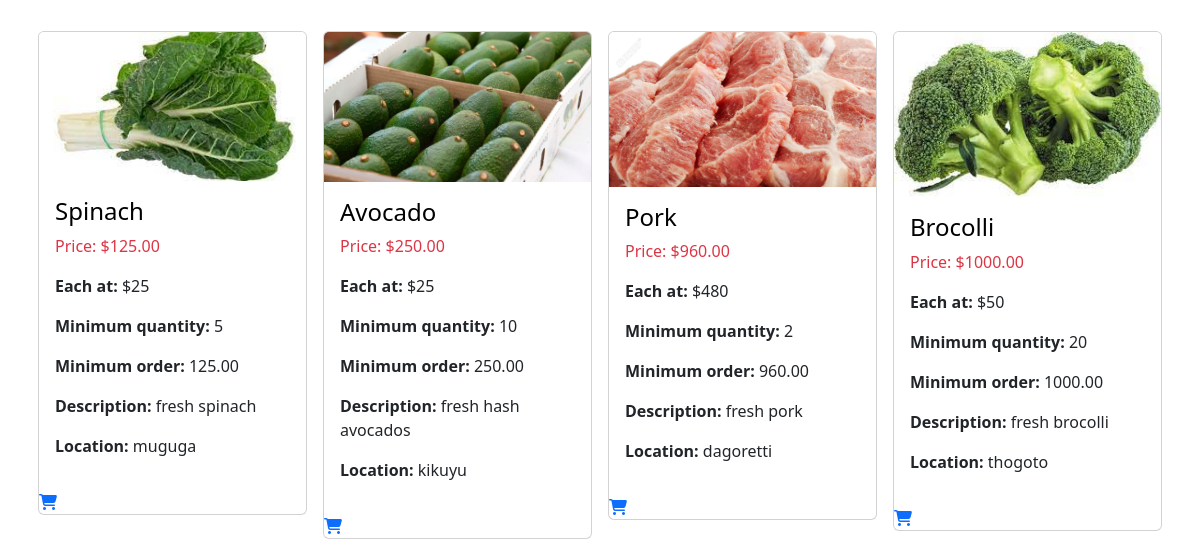
Page /product_search/ (lower part) on the earlier database version.
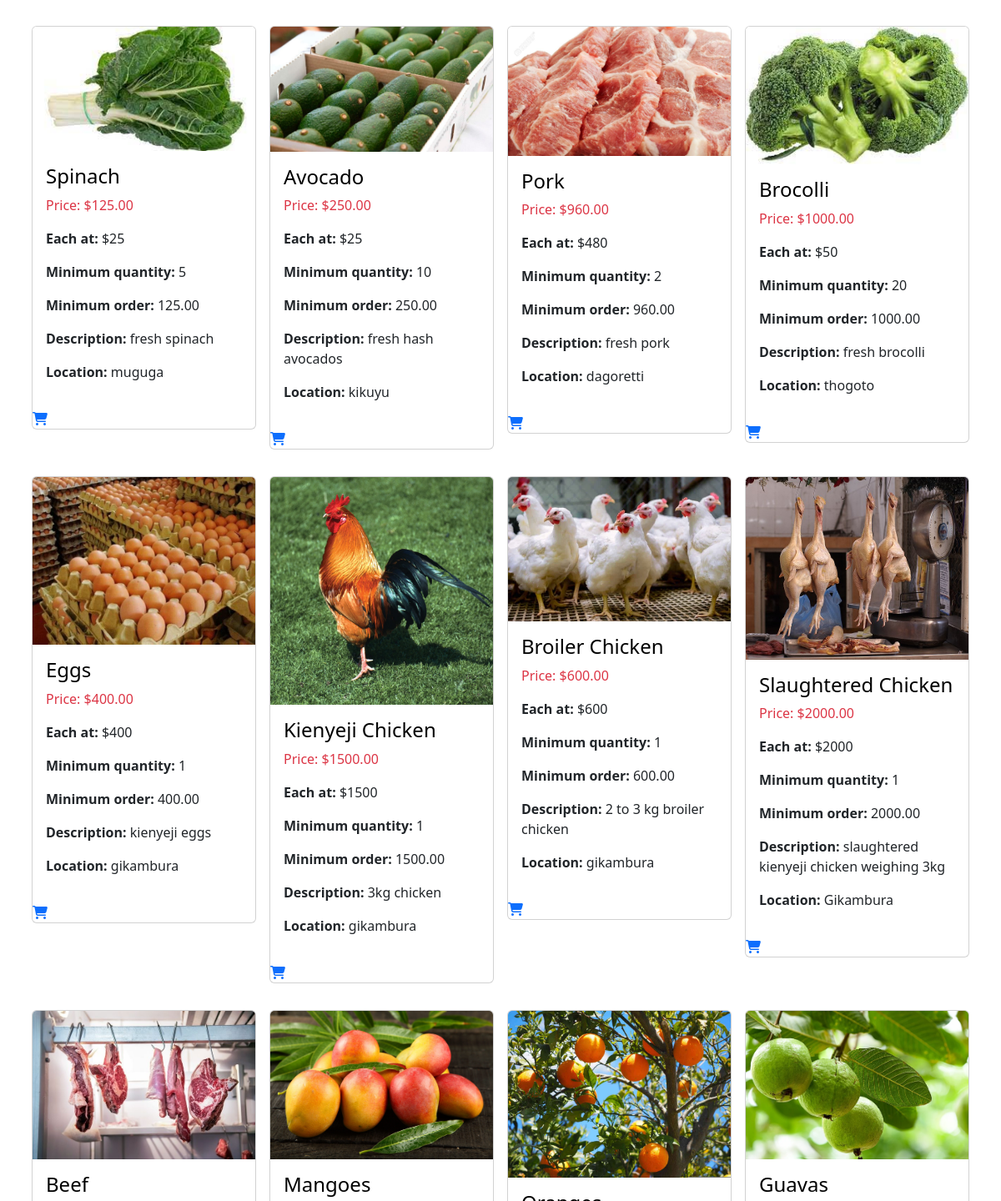
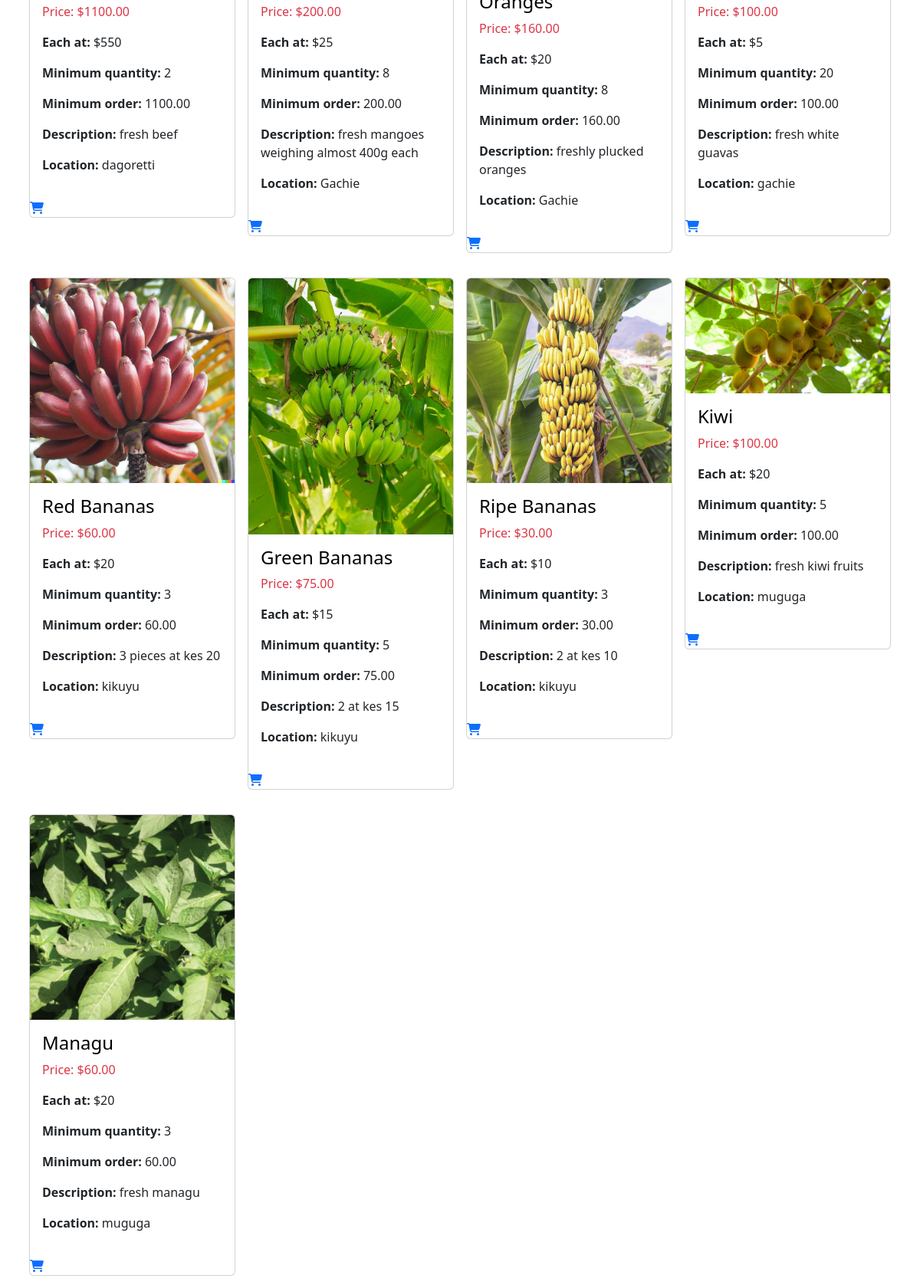
Same page on the later database version (2 pictures, top to bottom).
### product/models.py (models this page shows, shortened)
class Product(models.Model):
    CATEGORIES = (
        ("Vegetables", "Vegetables"),
        ("Fruits", "Fruits"),
        ("Meat & Poultry", "Meat & Poultry")
    )
    owner = models.ForeignKey(User, on_delete=models.CASCADE)
    name = models.CharField(max_length=30)
    category = models.CharField(max_length=25, default="Select a category", choices=CATEGORIES)
    quantity = models.IntegerField(default=5)
    description = models.CharField(max_length=200)
    image = models.ImageField(upload_to="products")
    price = models.IntegerField()
    location = models.CharField(max_length=50)
    unit_price = models.DecimalField(max_digits=10, decimal_places=2, blank=True, null=True)

### product/views.py (the view)
# urls.py: path("product_search/", product_search, name="product_search")
def product_search(request):
    form = ProductSearchForm(request.GET)
    products = Product.objects.all()
    if form.is_valid():
        name = form.cleaned_data.get('name')
        location = form.cleaned_data.get('location')
        category = form.cleaned_data.get('category')
        if name:
            products = products.filter(Q(name__icontains=name))
        if location:
            products = products.filter(Q(location__icontains=location))
        if category and category != 'Select a category':
            products = products.filter(Q(category=category))
    context = {
        'form': form,
        'products': products
    }
    return render(request, 'product/product_search.html', context)

### product/templates/product/product_search.html (shortened to what this page needs)
{% extends 'Account/base.html' %}
{% load crispy_forms_tags %}
{% block content %}
<div class="container mt-3">
    <div class="row">
        {% for product in products %}
        <div class="col-md-3 p-2">
            <div class="card h-80 mt-3">
                <a class="text-decoration-none" href="{% url 'product:product_details' product.id %}">
                    <img class="card-img-top" src="{{ product.image.url }}" alt="{{ product.name }}">
                </a>
                <div class="card-body">
                    <h2 class="card-title text-black text-capitalize fs-4">{{ product.name }}</h2>
                    <p class="card-text text-danger fw-2">Price: ${{ product.unit_price }}</p>
                    <p><strong class="fw-bold">Each at:</strong> ${{ product.price }}</p>
                    <p><strong class="fw-bold">Minimum quantity:</strong> {{ product.quantity }}</p>
                    <p><strong class="fw-bold">Minimum order:</strong> {{ product.unit_price }}</p>
                    <p><strong class="fw-bold">Description:</strong> {{ product.description }}</p>
                    <p> <strong class="fw-bold">Location:</strong> {{ product.location }}</p>
                </div>
                <a href="{% url 'cart:addtocart' product.id %}" class="text-decoration-none color-warning">
                    <i class="fa-solid fa-shopping-cart"></i>
                </a>
            </div>
        </div>
        {% endfor %}
    </div>
</div>
{% endblock content %}

Differences in the rows shown:
added Product: image (picture), name "Eggs", unit_price "400.00", price "400", quantity "1", description "kienyeji eggs", location "gikambura"
added Product: image (picture), name "Kienyeji Chicken", unit_price "1500.00", price "1500", quantity "1", description "3kg chicken", location "gikambura"
added Product: image (picture), name "Broiler Chicken", unit_price "600.00", price "600", quantity "1", description "2 to 3 kg broiler chicken", location "gikambura"
added Product: image (picture), name "Slaughtered Chicken", unit_price "2000.00", price "2000", quantity "1", description "slaughtered kienyeji chicken weighing 3kg", location "Gikambura"
added Product: image (picture), name "Beef", unit_price "1100.00", price "550", quantity "2", description "fresh beef", location "dagoretti"
added Product: image (picture), name "Mangoes", unit_price "200.00", price "25", quantity "8", description "fresh mangoes weighing almost 400g each", location "Gachie"
added Product: image (picture), name "Oranges", unit_price "160.00", price "20", quantity "8", description "freshly plucked oranges", location "Gachie"
added Product: image (picture), name "Guavas", unit_price "100.00", price "5", quantity "20", description "fresh white guavas", location "gachie"
added Product: image (picture), name "Red Bananas", unit_price "60.00", price "20", quantity "3", description "3 pieces at kes 20", location "kikuyu"
added Product: image (picture), name "Green Bananas", unit_price "75.00", price "15", quantity "5", description "2 at kes 15", location "kikuyu"
added Product: image (picture), name "Ripe Bananas", unit_price "30.00", price "10", quantity "3", description "2 at kes 10", location "kikuyu"
added Product: image (picture), name "Kiwi", unit_price "100.00", price "20", quantity "5", description "fresh kiwi fruits", location "muguga"
added Product: image (picture), name "Managu", unit_price "60.00", price "20", quantity "3", description "fresh managu", location "muguga"
